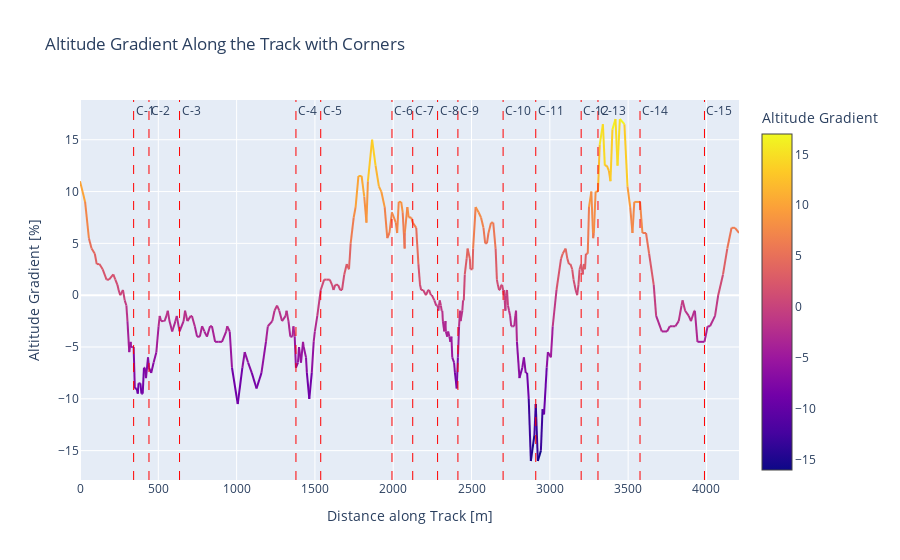

The code cell stored with this chart in its notebook:
### Markdown cell above
The following lineplot shows the altitude gradient over all corners to make this special point clearer. If we can trust the data there is a lot of changes in altitude even between the short sections between the corners.

### Code cell
import plotly.graph_objects as go
import numpy as np
import pandas as pd
import plotly.colors as colors # Import plotly.colors

# Calculate the distance along the track
# Calculate the difference in X and Y between consecutive points
delta_x = position['X'].diff().fillna(0)
delta_y = position['Y'].diff().fillna(0)

# Calculate the distance between consecutive points
distances = np.sqrt(delta_x**2 + delta_y**2)

# Calculate the cumulative distance along the track
cumulative_distance = distances.cumsum()/10


# Create a color scale based on the altitude gradient values
colorscale = 'Plasma'
min_gradient, max_gradient = np.min(altitude_gradient), np.max(altitude_gradient)

# Get the colors from the colorscale
plasma_colors = colors.get_colorscale(colorscale)

# Create a list of segments with start and end points and their corresponding gradient and color
segments = []
for i in range(len(altitude_gradient) - 1):
    segment_gradient = (altitude_gradient[i] + altitude_gradient[i+1]) / 2 # Average gradient for the segment
    normalized_segment_gradient = (segment_gradient - min_gradient) / (max_gradient - min_gradient) if (max_gradient - min_gradient) != 0 else 0

    # Interpolate color from the colorscale
    segment_color = colors.sample_colorscale(plasma_colors, normalized_segment_gradient)[0]


    segment = {
        'x': [cumulative_distance.iloc[i], cumulative_distance.iloc[i+1]], # Use cumulative distance for x
        'y': [altitude_gradient[i], altitude_gradient[i+1]],
        'gradient': segment_gradient,
        'color': segment_color # Store the calculated color for the segment
    }
    segments.append(segment)

# Create the figure
fig = go.Figure()

# Add each segment as a separate Scatter trace with a colored line
for segment in segments:
    fig.add_trace(go.Scatter(
        x=segment['x'],
        y=segment['y'],
        mode='lines', # Only lines, no markers needed for this visualization
        line=dict(color=segment['color'], width=2), # Color the line by segment gradient
        hoverinfo='text',
        text=f'Altitude Gradient: {segment["gradient"]:.2f}',
        showlegend=False # Hide legend for individual segments
    ))

# Add a single Scatter trace for the colorbar. We use the original data for this.
fig.add_trace(go.Scatter(
    x=[None], # No x or y data
    y=[None],
    mode='markers', # Use markers mode to display the colorbar
    marker=dict(
        colorscale=colorscale,
        showscale=True,
        colorbar=dict(title='Altitude Gradient'),
        cmin=min_gradient,
        cmax=max_gradient,
        color=altitude_gradient # Use the full gradient data for the color mapping in the colorbar trace
    ),
    hoverinfo='none',
    showlegend=False
))


# Add vertical lines for corner information
for _, corner in circuit_info.corners.iterrows():
    # Find the cumulative distance at the corner's position
    # This requires finding the point in the cumulative_distance Series closest to the corner's X and Y coordinates.
    # We can approximate this by finding the index in the position data closest to the corner's position
    distances_to_corner = np.sqrt((position['X'] - corner['X'])**2 + (position['Y'] - corner['Y'])**2)
    closest_pos_index = distances_to_corner.idxmin()
    corner_cumulative_distance = cumulative_distance.iloc[closest_pos_index]


    # Add a vertical line at the closest cumulative distance
    fig.add_vline(
        x=corner_cumulative_distance,
        line_width=1,
        line_dash="dash",
        line_color="red",
        annotation_text=f"C-{corner['Number']}{corner['Letter']}",
        annotation_position="top right"
    )


fig.update_layout(
    title='Altitude Gradient Along the Track with Corners',
    xaxis_title='Distance along Track [m]', # Update x-axis title
    yaxis_title='Altitude Gradient [%]',
)

fig.show()
